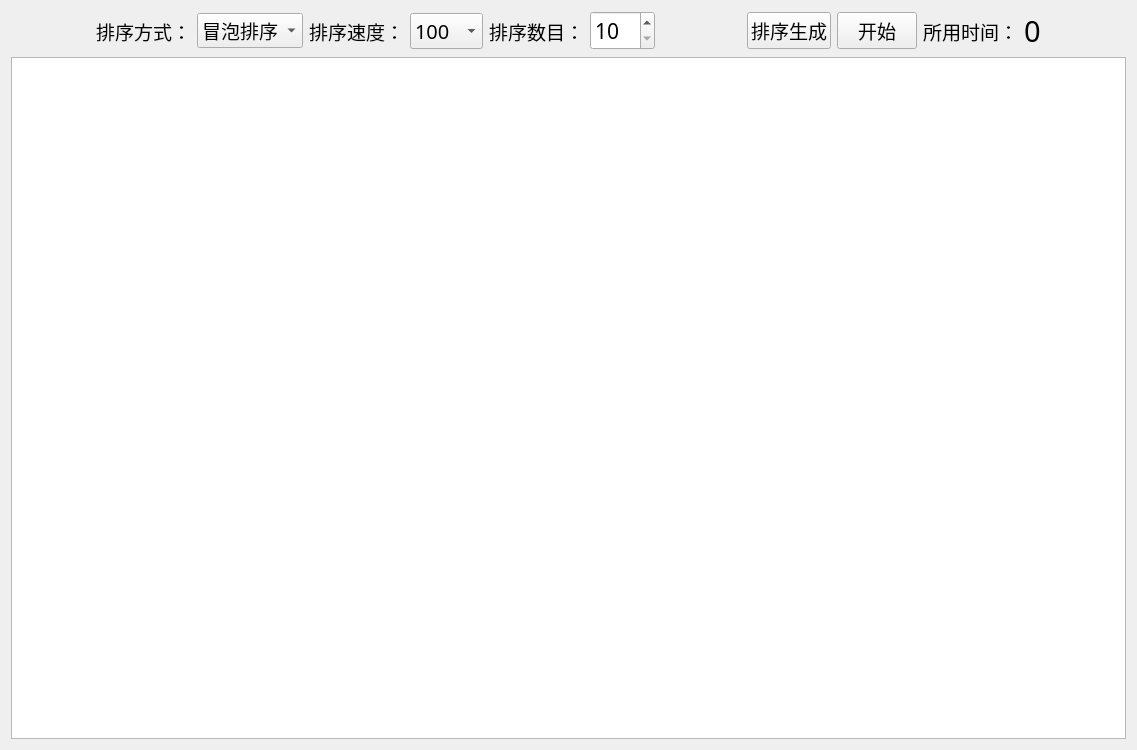
<?xml version="1.0" encoding="UTF-8"?>
<ui version="4.0">
 <class>Window</class>
 <widget class="QWidget" name="Window">
  <property name="geometry">
   <rect>
    <x>0</x>
    <y>0</y>
    <width>1137</width>
    <height>750</height>
   </rect>
  </property>
  <property name="minimumSize">
   <size>
    <width>1137</width>
    <height>750</height>
   </size>
  </property>
  <property name="font">
   <font>
    <family>Adobe Arabic</family>
    <pointsize>16</pointsize>
   </font>
  </property>
  <property name="windowTitle">
   <string>Window</string>
  </property>
  <layout class="QVBoxLayout" name="verticalLayout">
   <item>
    <layout class="QHBoxLayout" name="horizontalLayout_5">
     <item>
      <spacer name="horizontalSpacer">
       <property name="orientation">
        <enum>Qt::Horizontal</enum>
       </property>
       <property name="sizeHint" stdset="0">
        <size>
         <width>20</width>
         <height>20</height>
        </size>
       </property>
      </spacer>
     </item>
     <item>
      <layout class="QHBoxLayout" name="horizontalLayout">
       <item>
        <widget class="QLabel" name="label">
         <property name="font">
          <font>
           <family>Adobe Arabic</family>
           <pointsize>14</pointsize>
          </font>
         </property>
         <property name="text">
          <string>排序方式：</string>
         </property>
        </widget>
       </item>
       <item>
        <widget class="QComboBox" name="sortingWay">
         <property name="font">
          <font>
           <pointsize>14</pointsize>
          </font>
         </property>
         <item>
          <property name="text">
           <string>冒泡排序</string>
          </property>
         </item>
         <item>
          <property name="text">
           <string>选择排序</string>
          </property>
         </item>
         <item>
          <property name="text">
           <string>插入排序</string>
          </property>
         </item>
         <item>
          <property name="text">
           <string>基数排序</string>
          </property>
         </item>
         <item>
          <property name="text">
           <string>堆排序</string>
          </property>
         </item>
         <item>
          <property name="text">
           <string>归并排序</string>
          </property>
         </item>
         <item>
          <property name="text">
           <string>快速排序</string>
          </property>
         </item>
         <item>
          <property name="text">
           <string>希尔排序</string>
          </property>
         </item>
        </widget>
       </item>
      </layout>
     </item>
     <item>
      <layout class="QHBoxLayout" name="horizontalLayout_3">
       <item>
        <widget class="QLabel" name="label_2">
         <property name="font">
          <font>
           <family>Adobe Arabic</family>
           <pointsize>14</pointsize>
          </font>
         </property>
         <property name="text">
          <string>排序速度：</string>
         </property>
        </widget>
       </item>
       <item>
        <widget class="QComboBox" name="sortingSpeed">
         <property name="sizePolicy">
          <sizepolicy hsizetype="Minimum" vsizetype="Fixed">
           <horstretch>0</horstretch>
           <verstretch>0</verstretch>
          </sizepolicy>
         </property>
         <property name="font">
          <font>
           <pointsize>15</pointsize>
          </font>
         </property>
         <property name="currentText">
          <string>100</string>
         </property>
         <property name="currentIndex">
          <number>2</number>
         </property>
         <property name="iconSize">
          <size>
           <width>18</width>
           <height>16</height>
          </size>
         </property>
         <item>
          <property name="text">
           <string>1</string>
          </property>
         </item>
         <item>
          <property name="text">
           <string>10</string>
          </property>
         </item>
         <item>
          <property name="text">
           <string>100</string>
          </property>
         </item>
         <item>
          <property name="text">
           <string>1000</string>
          </property>
         </item>
        </widget>
       </item>
      </layout>
     </item>
     <item>
      <layout class="QHBoxLayout" name="horizontalLayout_4">
       <item>
        <widget class="QLabel" name="label_3">
         <property name="font">
          <font>
           <pointsize>14</pointsize>
          </font>
         </property>
         <property name="text">
          <string>排序数目：</string>
         </property>
        </widget>
       </item>
       <item>
        <widget class="QSpinBox" name="sortingNum">
         <property name="minimum">
          <number>10</number>
         </property>
         <property name="maximum">
          <number>500</number>
         </property>
        </widget>
       </item>
      </layout>
     </item>
     <item>
      <spacer name="horizontalSpacer_3">
       <property name="orientation">
        <enum>Qt::Horizontal</enum>
       </property>
       <property name="sizeHint" stdset="0">
        <size>
         <width>40</width>
         <height>20</height>
        </size>
       </property>
      </spacer>
     </item>
     <item>
      <widget class="QPushButton" name="sortingGenegate">
       <property name="font">
        <font>
         <pointsize>14</pointsize>
        </font>
       </property>
       <property name="text">
        <string>排序生成</string>
       </property>
      </widget>
     </item>
     <item>
      <widget class="QPushButton" name="button_begin">
       <property name="font">
        <font>
         <pointsize>14</pointsize>
        </font>
       </property>
       <property name="text">
        <string>开始</string>
       </property>
      </widget>
     </item>
     <item>
      <layout class="QHBoxLayout" name="horizontalLayout_2">
       <item>
        <widget class="QLabel" name="label_4">
         <property name="font">
          <font>
           <pointsize>14</pointsize>
          </font>
         </property>
         <property name="text">
          <string>所用时间：</string>
         </property>
        </widget>
       </item>
       <item>
        <widget class="QLabel" name="lable_time">
         <property name="font">
          <font>
           <pointsize>22</pointsize>
          </font>
         </property>
         <property name="text">
          <string>0</string>
         </property>
        </widget>
       </item>
      </layout>
     </item>
     <item>
      <spacer name="horizontalSpacer_2">
       <property name="orientation">
        <enum>Qt::Horizontal</enum>
       </property>
       <property name="sizeHint" stdset="0">
        <size>
         <width>20</width>
         <height>20</height>
        </size>
       </property>
      </spacer>
     </item>
    </layout>
   </item>
   <item>
    <widget class="QGraphicsView" name="graphicsView">
     <property name="sizePolicy">
      <sizepolicy hsizetype="Expanding" vsizetype="Expanding">
       <horstretch>0</horstretch>
       <verstretch>0</verstretch>
      </sizepolicy>
     </property>
     <property name="alignment">
      <set>Qt::AlignCenter</set>
     </property>
    </widget>
   </item>
  </layout>
 </widget>
 <layoutdefault spacing="6" margin="11"/>
 <resources/>
 <connections/>
</ui>
